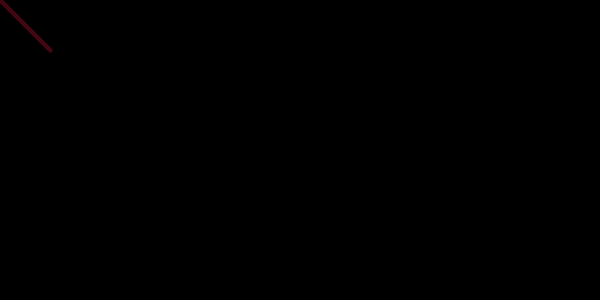
Frame 1 (no input)
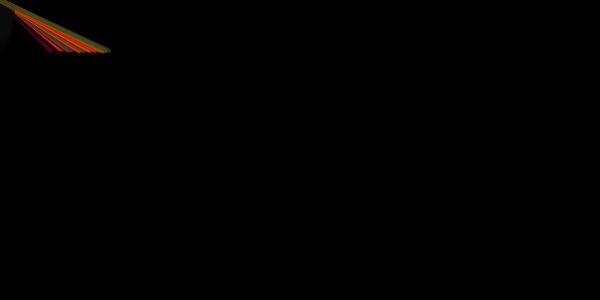
Frame 60 (the mouse pressed at the canvas centre just before this capture)
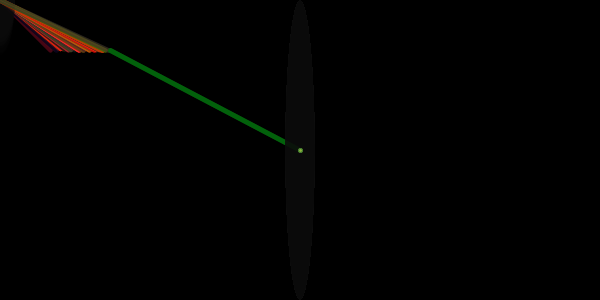
Frame 120 (the mouse held since frame 60 and released just before this capture)

The Processing sketch that drew these frames (run headless with seeded random() and noise(); from frame 60 on, the mouse is pressed at the canvas centre):

// Processing sketch: processing_39251
// ── processing_39251.pde

//linea aleatoria 
int a=height/2;
float b= height / 2 ;
int rojo=0;
int azul=0;
int verde=0;
int tama=30;

void setup () {
  size (600, 300);
  background (0);
  smooth ();
}


void draw () {
  stroke(random(255),random(a),random(b),random(255));//
  strokeWeight (random(5));
  line (mouseX, mouseY, a, b);
  line (a, b, mouseX, mouseY);
  if (mousePressed == true ) {
    a = mouseX; 
    b = mouseY;
  }
  else if (a==mouseX && b==mouseY) {
    ++b;}
   else {++a;}
    
  noStroke ();
  fill (random (20), random(20));
  ellipse (mouseX, mouseY, tama, a );
  
  
  
  }
